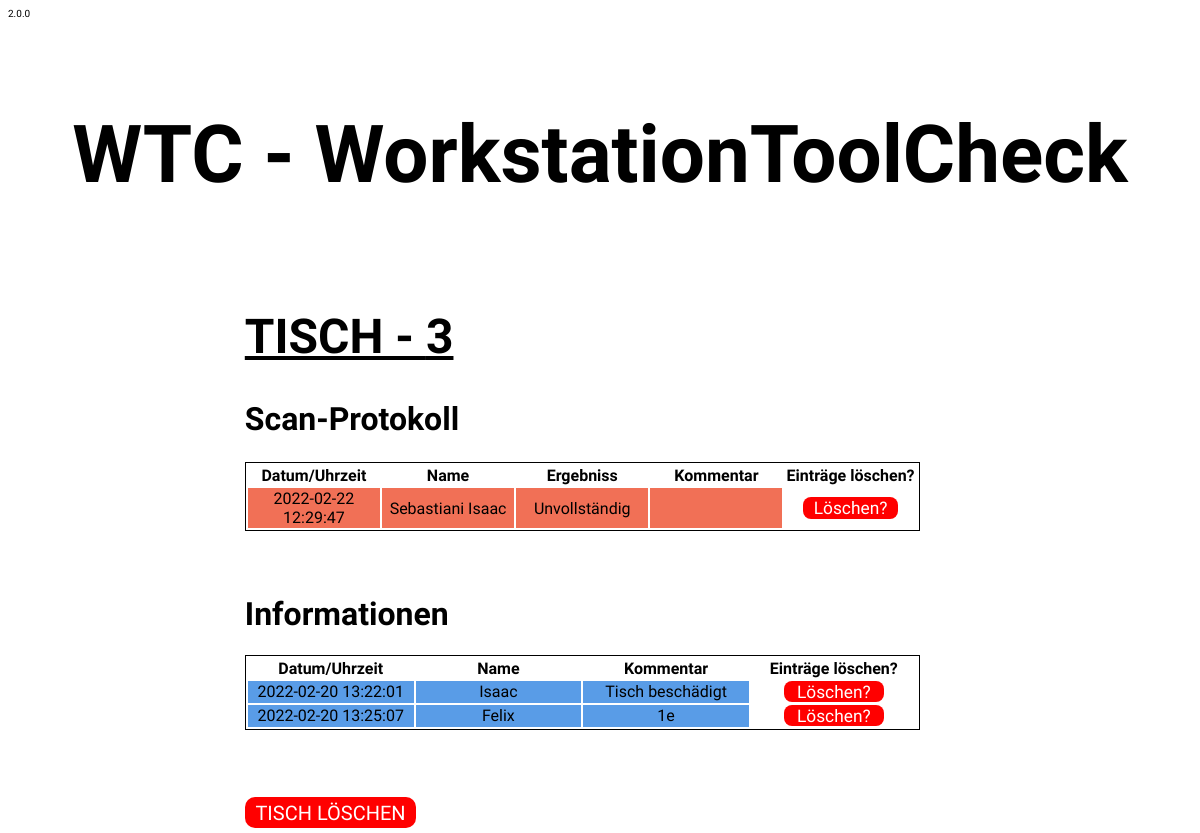
/WebApp/tisch.php?tischId=3&tischNummer=3, run on the app's committed database.
### tables this page shows
CREATE TABLE `tblscan` (
  `scanId` int(11) NOT NULL,
  `scanName` varchar(50) NOT NULL,
  `scanTischId` int(11) NOT NULL,
  `scanErgebniss` tinyint(1) NOT NULL,
  `scanKommentar` varchar(250) DEFAULT NULL,
  `scanTime` timestamp NOT NULL DEFAULT current_timestamp() ON UPDATE current_timestamp()
);

CREATE TABLE `tblkommentar` (
  `kommentarId` int(11) NOT NULL,
  `kommentarTischId` int(11) NOT NULL,
  `kommentarName` varchar(50) NOT NULL,
  `kommentarText` varchar(50) NOT NULL,
  `kommentarTime` timestamp NOT NULL DEFAULT current_timestamp() ON UPDATE current_timestamp()
);

### WebApp/ver.php (called while the page is built)
<?php
    $ver = "2.0.0"
?>

### WebApp/tisch.php (the view, shortened to what this page needs)
<!DOCTYPE HTML>
<html>
    <head>
        <link href="Styles\tisch.css" rel="stylesheet" type="text/css">
    </head>
    <body>
    <?php
        require_once("ver.php")
    ?>
    <div id="ver" class="ver"><?=$ver?></div>
    <?php
        require_once("dbCon.php");
        $tischId = $_GET['tischId'];
        $tischNummer = $_GET['tischNummer'];
    ?>
        <div id="titel">
            <a href="index.php"><h1>WTC - WorkstationToolCheck</h1></a>
        </div>
        <div id="tisch_id">
            <h1>TISCH - <?=$tischNummer?></h1>
        </div>
        <div id="log_title">
            <h1>Scan-Protokoll</h1>
        </div>
        <div id="output1">
            <div id="tablediv">
                <table id="tables">
                    <tr>
                        <th>Datum/Uhrzeit</th>
                        <th>Name</th>
                        <th>Ergebniss</th>
                        <th>Kommentar</th>
                        <th>Einträge löschen?</th>
                    </tr>
                <?php
                $stmt = $pdo->prepare("SELECT * FROM tblScan where scanTischId = ? ORDER BY scanTime DESC limit 20");
                $stmt->execute([$tischId]);
                foreach($stmt->fetchAll() as $row){
                    if ($row['scanErgebniss'] === 1){
                        $ergebniss = "Vollständig";
                        $class = "backgroundGreen";
                    }
                    else {
                        $ergebniss = "Unvollständig";
                        $class = "backgroundRed";
                    }
                    echo "<tr id='".$class."'>";
                    echo "<td>".$row['scanTime']."</td>";
                    echo "<td>".$row['scanName']."</td>";
                    echo "<td>".$ergebniss."</td>";
                    echo "<td>".$row['scanKommentar']."</td>";
                    echo "<td style='background-color:white;text-decoration:none;'><a id='del_btnT' class='btn_table' href='loeschen.php?id=".$row['scanId']."'>Löschen?</a></td>";
                    echo "</tr>";
                }
                ?>
                </table>
            </div>
        </div>
        <div id="output2">
            <div id="tabledivv">
            <h1>Informationen</h1>
                <table id="tables2">
                <tr>
                    <th>Datum/Uhrzeit</th>
                    <th>Name</th>
                    <th>Kommentar</th>
                    <th>Einträge löschen?</th>
                </tr>
                <?php
                $stmt = $pdo->prepare("SELECT * FROM tblKommentar where kommentarTischId = ? ORDER BY kommentarTime limit 20");
                $stmt->execute([$tischId]);
                $ComCol = "backgroundBlue";
                foreach($stmt->fetchAll() as $row){
                    echo "<tr id='".$ComCol."'>";
                    echo "<td>".$row['kommentarTime']."</td>";
                    echo "<td>".$row['kommentarName']."</td>";
                    echo "<td>".$row['kommentarText']."</td>";
                    echo "<td style='background-color:white;text-decoration:none;'><a id='del_btnT' class='btn_table' href='ComLoeschen.php?id=".$row['kommentarId']."'>Löschen?</a></td>";
                    echo "</tr>";
                }
                ?>
                </table>
            </div>
            <div id="delTableBtn">
                <a id="del_btn" class="btn_d" onclick="return confirm('Wollen Sie den Tisch wirklich löschen?');" href="tischLoeschen.php?id=<?php echo $tischId ?>"><span>TISCH LÖSCHEN </span></a>
            </div>
        </div>
   </body>
</html>

### WebApp/Styles/tisch.css (style rules this page uses)
body { background-size: cover; background-attachment: fixed; }
#titel { height: 100%; width: 100%; margin: 0 auto; text-align: center; padding-left: auto; padding-top: 3%; clear: both; font-size: 30pt; font-family: 'Mohave', sans-serif; }
#titel > a { text-decoration: none; color: black; }
#tisch_id { text-decoration: underline; padding-top: 20px; font-family: 'Mohave', sans-serif; padding-left: 20%; font-size: 18pt; padding-right: 60%; margin: auto; }
#tablediv { width: 100%; float: left; font-family: 'Mohave', sans-serif; margin-bottom: 6%; }
#tabledivv { width: 100%; float: left; font-family: 'Mohave', sans-serif; }
#tables { text-align: center; table-layout: fixed; border-width: 1px; border-color: black; border-style: solid; align-self: center; width: 95%; }
#tables2 { text-align: center; table-layout: fixed; border-width: 1px; border-color: black; border-style: solid; align-self: center; width: 95%; margin-bottom: 10%; }
#backgroundRed { background-color: #f17056; }
#backgroundBlue { background-color: #599ce7; }
#output1 { padding-left: 20%; margin-bottom: 10%; padding-right: 20%; }
#output2 { padding-left: 20%; padding-right: 20%; }
#log_title { font-family: 'Mohave', sans-serif; margin-top: 3%; margin-bottom: 2%; padding-left: 20%; }
#del_btn { text-align: left; font-family: 'Mohave', sans-serif; font-size: 15pt; margin-top: 20%; z-index: -1; background-color: red; border-color: red; color: white; border-radius: 10px; }
#del_btnT { text-align: right; font-family: 'Mohave', sans-serif; font-size: 13pt; background-color: red; border-color: red; color: white; height: 100%; width: 100%; border-radius: 8px; position: relative; margin-bottom: 2%; margin-top: 2%; }
.btn_table { padding-bottom: 0.5%; padding-right: 8%; padding-left: 8%; padding-top: 0.5%; text-decoration: none; transition: all 0.8s 0s ease; }
.btn_d { transition: all 0.5s; cursor: pointer; padding-bottom: 0.5%; padding-right: 1.5%; padding-left: 1.5%; padding-top: 0.5%; }
.btn_d span:after { content: '\00bb'; position: absolute; opacity: 0; top: 0; right: -20px; transition: 0.5s; }
.btn_d span { cursor: pointer; display: inline-block; position: relative; transition: 0.5s; }
#ver { text-align: left; font-size: x-small; font-family: 'Mohave', sans-serif; width: 40px; }

### data on the page
tblscan: scanTime "2022-02-22 12:29:47", scanName "Sebastiani Isaac", scanErgebniss "Unvollständig"
tblkommentar: kommentarTime "2022-02-20 13:22:01", kommentarName "Isaac", kommentarText "Tisch beschädigt"
tblkommentar: kommentarTime "2022-02-20 13:25:07", kommentarName "Felix", kommentarText "1e"

### other printed values
$ver "2.0.0"
$tischNummer "3"
